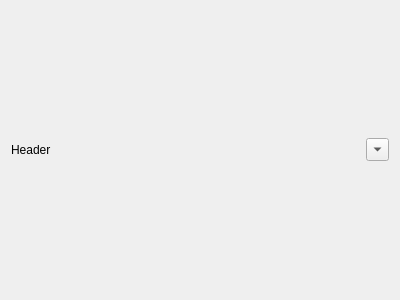
<?xml version="1.0" encoding="UTF-8"?>
<ui version="4.0">
 <class>Form</class>
 <widget class="QWidget" name="Form">
  <property name="geometry">
   <rect>
    <x>0</x>
    <y>0</y>
    <width>400</width>
    <height>300</height>
   </rect>
  </property>
  <property name="windowTitle">
   <string>Form</string>
  </property>
  <layout class="QHBoxLayout" name="horizontalLayout">
   <item>
    <widget class="QLabel" name="header_name">
     <property name="text">
      <string>Header</string>
     </property>
    </widget>
   </item>
   <item>
    <widget class="QToolButton" name="tool_button">
     <property name="minimumSize">
      <size>
       <width>23</width>
       <height>23</height>
      </size>
     </property>
     <property name="maximumSize">
      <size>
       <width>23</width>
       <height>23</height>
      </size>
     </property>
     <property name="arrowType">
      <enum>Qt::DownArrow</enum>
     </property>
    </widget>
   </item>
  </layout>
 </widget>
 <resources/>
 <connections/>
</ui>
